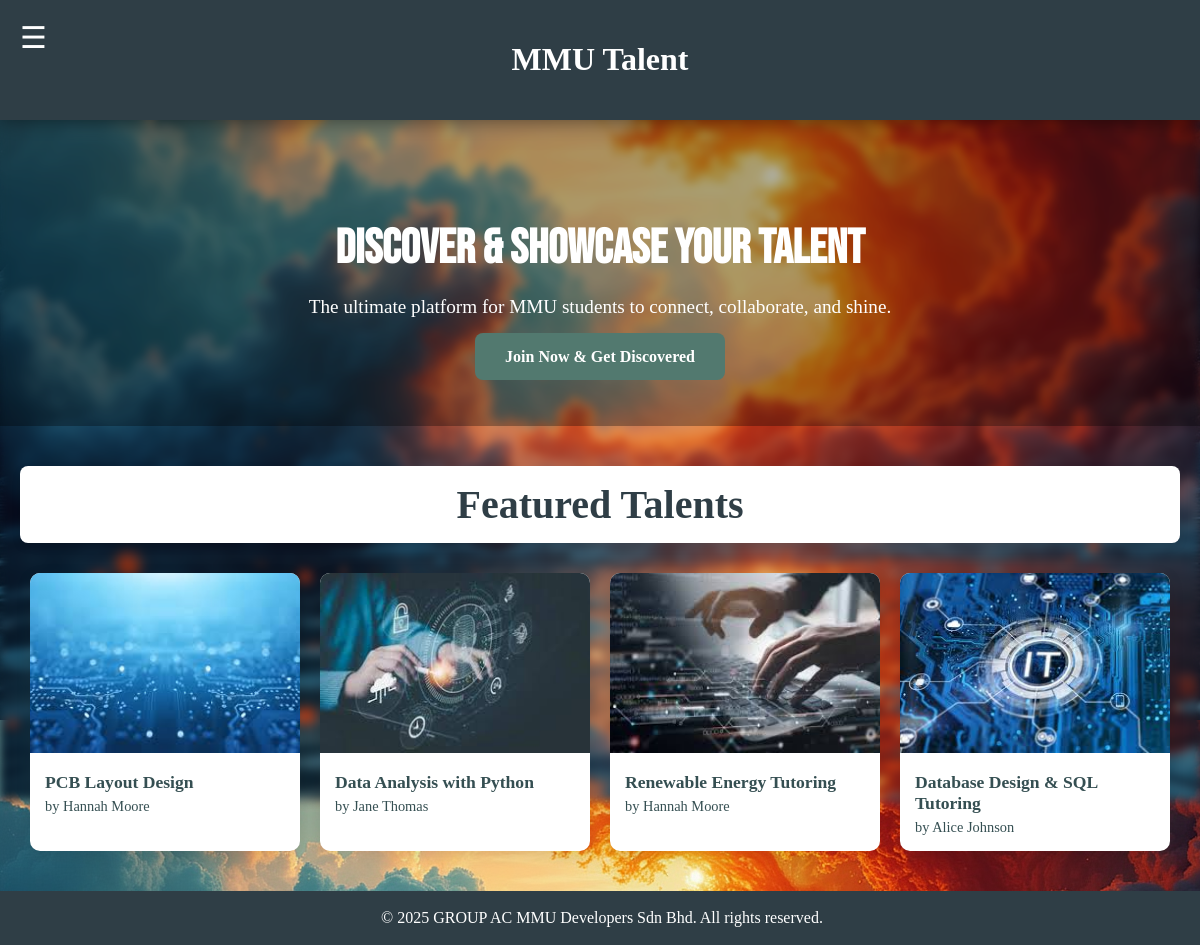
The page / on the database its author committed.
### tables this page shows
CREATE TABLE `services` (
  `service_id` int(11) NOT NULL,
  `user_id` int(11) NOT NULL,
  `service_title` varchar(255) NOT NULL,
  `service_description` text DEFAULT NULL,
  `service_image` varchar(255) DEFAULT NULL,
  `service_price` decimal(10,2) NOT NULL DEFAULT 0.00
);

CREATE TABLE `users` (
  `user_id` int(11) NOT NULL,
  `name` varchar(100) DEFAULT NULL,
  `email` varchar(100) DEFAULT NULL,
  `phone_number` varchar(20) DEFAULT NULL,
  `password` varchar(255) DEFAULT NULL,
  `role` enum('student','admin') DEFAULT 'student',
  `created_at` timestamp NOT NULL DEFAULT current_timestamp(),
  `student_id` varchar(50) DEFAULT NULL,
  `faculty` varchar(100) DEFAULT NULL,
  `date_of_birth` date DEFAULT NULL,
  `about_me` text DEFAULT NULL,
  `profile_picture` varchar(255) DEFAULT 'default_avatar.png'
);

### index.php (the view, shortened to what this page needs)
<?php
require 'connection.php';
require 'header.php';
$featured_talents = $conn->query(
    "SELECT s.service_id, s.service_title, s.service_image, u.name as user_name
     FROM services s
     JOIN users u ON s.user_id = u.user_id
     ORDER BY RAND()
     LIMIT 4"
);
?>
<body>
    <?php require 'navbar.php'; ?>
    <div id="main-content">
        <div class="title-container">
             <h1>MMU Talent</h1>
        </div>
        <section class="hero-section">
            <h1>Discover & Showcase Your Talent</h1>
            <p>The ultimate platform for MMU students to connect, collaborate, and shine.</p>
            <?php if (isset($_SESSION['user_id'])): ?>
                <a href="talentCatalogue.php" class="cta-button">Browse Catalogue</a>
            <?php else: ?>
                <a href="registration.php" class="cta-button">Join Now & Get Discovered</a>
            <?php endif; ?>
        </section>
        <section class="featured-section">
            <h2>Featured Talents</h2>
            <div class="featured-grid">
                <?php if ($featured_talents->num_rows > 0): ?>
                    <?php while ($talent = $featured_talents->fetch_assoc()): ?>
                        <a href="viewTalent.php?id=<?php echo $talent['service_id']; ?>" class="featured-card">
                            <img src="images/uploads/talent_images/<?php echo htmlspecialchars($talent['service_image'] ?? 'service_placeholder.png'); ?>" alt="<?php echo htmlspecialchars($talent['service_title']); ?>">
                            <div class="featured-card-content">
                                <h4><?php echo htmlspecialchars($talent['service_title']); ?></h4>
                                <p>by <?php echo htmlspecialchars($talent['user_name']); ?></p>
                            </div>
                        </a>
                    <?php endwhile; ?>
                <?php else: ?>
                    <p>No featured talents available at the moment. Check back soon!</p>
                <?php endif; ?>
            </div>
        </section>
    </div>
    <?php require 'footer.php'; ?>
</body>
</html>

### css/style.css (style rules this page uses)
:root { --color-bg: #CAD2C5; --color-surface: #84A98C; --color-primary: #52796F; --color-text: #354F52; --color-title: #2F3E46; }
body { background-image: url("../css/background/background_image_2.png"); background-color: var(--color-bg); color: #222; margin: 0; padding: 0; }
body::before { content: ""; position: fixed; background-image: url("../css/background/background_image_2.png"); background-size: cover; top: 0; left: 0; height: 100vh; width: 100vw; z-index: -1; filter: blur(5px); }
.title-container { background-color: var(--color-title); font-family: "Copperplate Gothic", "Copperplate", fantasy; color: white; padding: 20px; text-align: center; box-shadow: 0 0px 20px rgba(0, 0, 0, 0.5); }

### index.php (style rules this page uses)
.hero-section { color: white; text-align: center; padding: 60px 20px; background: rgba(0, 0, 0, 0.3); }
.hero-section h1 { font-size: 3em; margin-bottom: 10px; font-family: 'Bebas Neue', sans-serif; }
.hero-section p { font-size: 1.2em; margin-bottom: 30px; }
.hero-section .cta-button { background-color: var(--color-primary); color: white; padding: 15px 30px; text-decoration: none; border-radius: 8px; font-weight: bold; transition: background-color 0.3s; }
.featured-section { max-width: 1200px; margin: 40px auto; padding: 0 20px; }
.featured-section h2 { text-align: center; font-size: 2.5em; color: var(--color-title); margin-bottom: 30px; background-color: white; padding: 15px; border-radius: 8px; box-shadow: 0 4px 8px rgba(0,0,0,0.1); }
.featured-grid { display: flex; flex-wrap: wrap; gap: 20px; justify-content: center; }
.featured-card { background-color: white; border-radius: 10px; box-shadow: 0 4px 15px rgba(0,0,0,0.1); overflow: hidden; width: calc(25% - 20px); text-decoration: none; color: var(--color-text); transition: transform 0.3s, box-shadow 0.3s; }
.featured-card img { width: 100%; height: 180px; object-fit: cover; }
.featured-card-content { padding: 15px; }
.featured-card-content h4 { margin: 0 0 5px 0; font-size: 1.1em; }
.featured-card-content p { margin: 0; font-size: 0.9em; color: var(--text-light); }

### rows shown on the page
services: service_image (picture), service_title "PCB Layout Design", user.name "Hannah Moore"
services: service_image (picture), service_title "Data Analysis with Python", user.name "Jane Thomas"
services: service_image (picture), service_title "Renewable Energy Tutoring", user.name "Hannah Moore"
services: service_image (picture), service_title "Database Design & SQL Tutoring", user.name "Alice Johnson"
